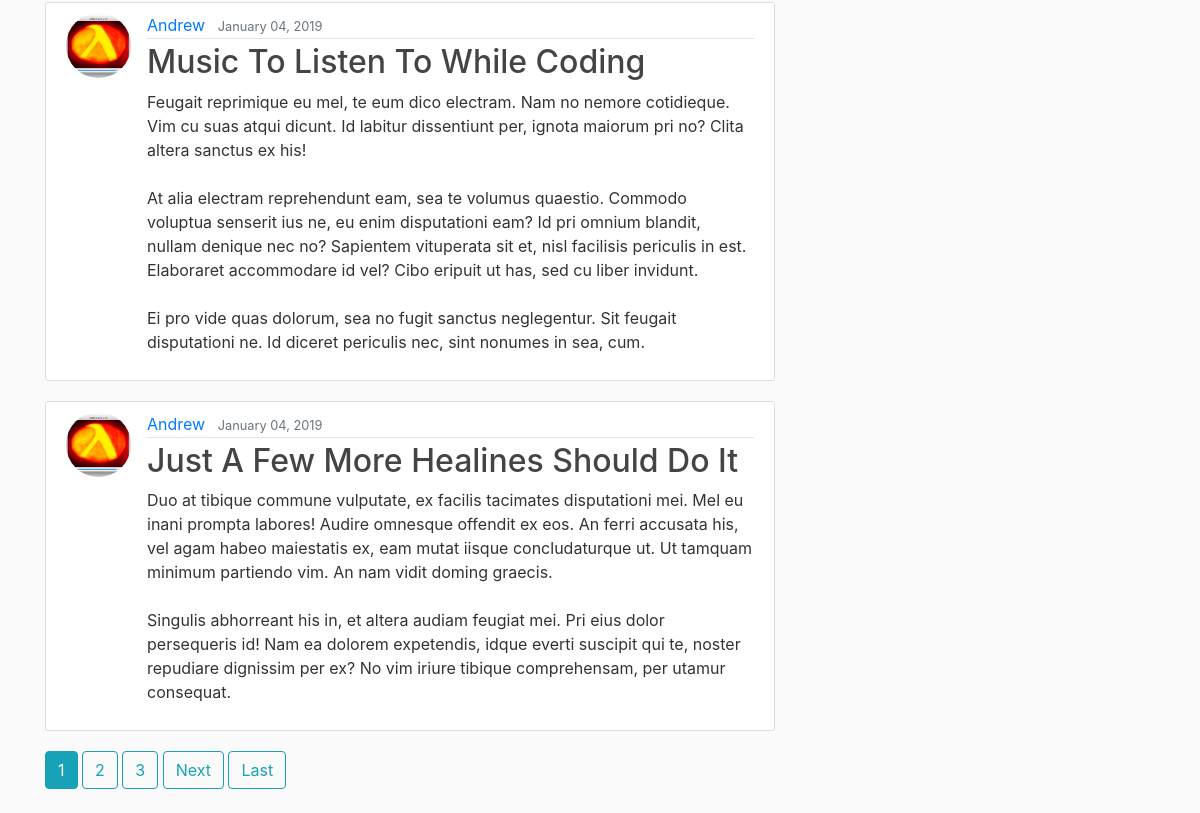
The app's page /user/Andrew (lower part), older data.
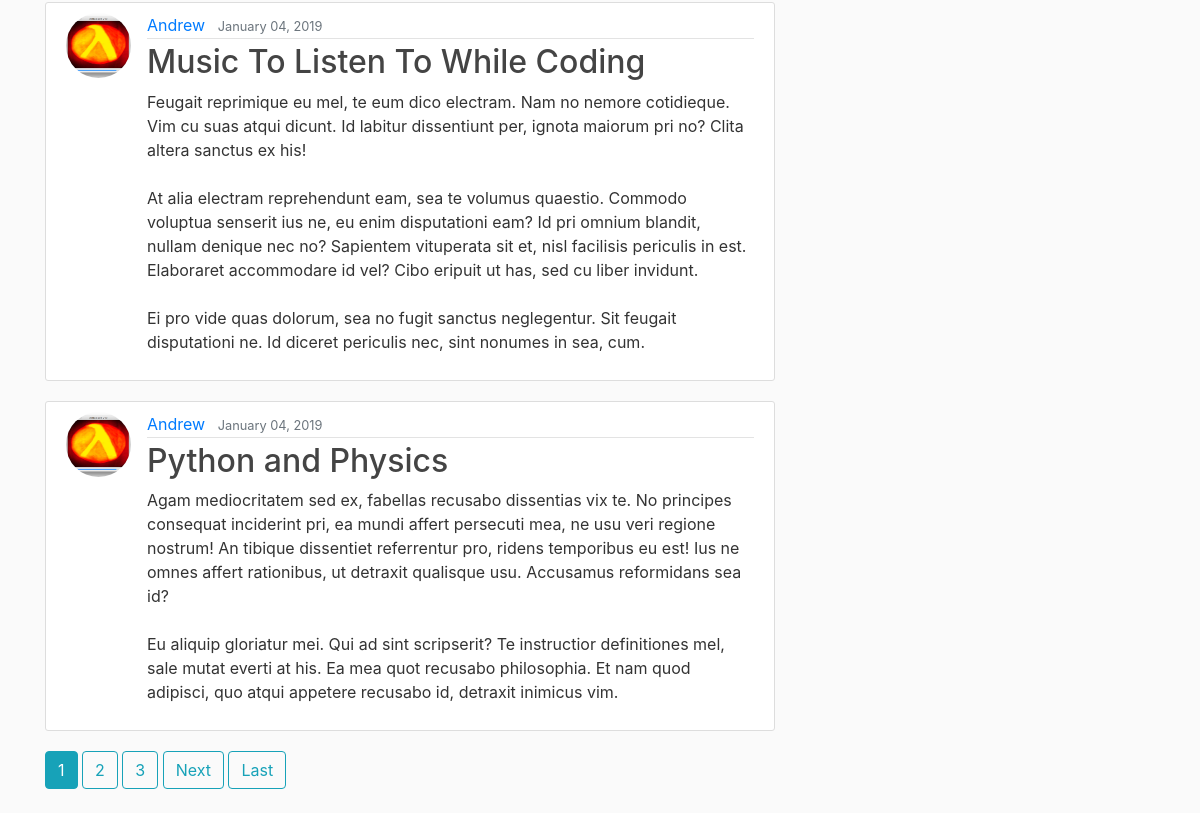
The same page, newer data.
### blog/models.py (models this page shows, shortened)
class Post(models.Model):
	title = models.CharField(max_length=100)
	content = models.TextField()
	date_posted = models.DateTimeField(default=timezone.now)
	author = models.ForeignKey(User, on_delete=models.CASCADE)

### users/models.py (models this page shows, shortened)
class Profile(models.Model):
	user = models.OneToOneField(User, on_delete=models.CASCADE)
	image = models.ImageField(default='default.jpg', upload_to='profile_pics')

### blog/views.py (the view)
# urls.py: path('user/<str:username>', UserPostListView.as_view(), name='user-posts'),
class UserPostListView(ListView):
	model = Post
	template_name = 'blog/user_posts.html' 	# <app>/<model>_<viewtype>.html
	context_object_name = 'posts'       # the equivalent of "context"
	paginate_by = 5
	def get_queryset(self):
		user = get_object_or_404(User, username=self.kwargs.get('username'))
		return Post.objects.filter(author=user).order_by('-date_posted')

### blog/templates/blog/user_posts.html (shortened to what this page needs)
{% extends "blog/base.html" %}
{% block content %}
	{% for post in posts %}
		<article class="media content-section">
			<img class="rounded-circle article-img" src="{{ post.author.profile.image.url }}">
		  	<div class="media-body">
		    	<div class="article-metadata">
		      		<a class="mr-2" href="{% url 'user-posts' post.author.username %}">{{ post.author }}</a>
		      		<small class="text-muted">{{ post.date_posted|date:"F d, Y" }}</small>
		    	</div>
		    	<h2><a class="article-title" href="{% url 'post-detail' post.id %}"> {{ post.title }}</a></h2>
		    	<p class="article-content">{{ post.content }}</p>
		  	</div>
		</article>
	{% endfor %}
	{% if is_paginated %}
		{% for num in page_obj.paginator.page_range %}
			{% if page_obj.number == num %}
				<a class="btn btn-info mb-4" href="?page={{ num }}">{{ num }}</a>
			{% elif num > page_obj.number|add:'-3' and num < page_obj.number|add:'3'%}
				<a class="btn btn-outline-info mb-4" href="?page={{ num }}">{{ num }}</a>
			{% endif %}
		{% endfor %}
		{% if page_obj.has_next %}
			<a class="btn btn-outline-info mb-4" href="?page={{ page_obj.next_page_number }}">Next</a>
			<a class="btn btn-outline-info mb-4" href="?page={{ page_obj.paginator.num_pages }}">Last</a>
		{% endif %}
	{% endif %}
{% endblock content %}

### blog/templates/blog/base.html (shortened to what this page needs)
{% load static %}
<!DOCTYPE html>
<html>
<head>
    <link rel="stylesheet" href="https://maxcdn.bootstrapcdn.com/bootstrap/4.0.0/css/bootstrap.min.css">
	<link rel="stylesheet" type="text/css" href="{% static 'blog/main.css' %}">
</head>
<body>
	<main role="main" class="container">
	  <div class="row">
	    <div class="col-md-8">
	      	{% block content %}{% endblock %}
	    </div>
	    <div class="col-md-4">
	    	</div>
	  	</div>
	</main>
</body>
</html>

### blog/static/blog/main.css (style rules this page uses)
body { background: #fafafa; color: #333333; margin-top: 5rem; }
h1, h2, h3, h4, h5, h6 { color: #444444; }
.content-section { background: #ffffff; padding: 10px 20px; border: 1px solid #dddddd; border-radius: 3px; margin-bottom: 20px; }
.article-title { color: #444444; }
.article-content { white-space: pre-line; }
.article-img { height: 65px; width: 65px; margin-right: 16px; }
.article-metadata { padding-bottom: 1px; margin-bottom: 4px; border-bottom: 1px solid #e3e3e3 }

Row changes from the older to the newer data that the page shows:
no longer on this page (row edited): Post: author.profile.image (picture), author "Andrew", date_posted "January 04, 2019", title "Just A Few More Healines Should Do It", content "Duo at tibique commune vulputate, ex facilis tacimates disputationi mei. Mel eu inani prompta labores! Audire omnesque offendit ex eos. An ferri accusata his, vel agam habeo maiestatis ex, eam mutat iisque concludaturque ut. Ut tamquam minimum partiendo vim. An nam vidit doming graecis. Singulis abhorreant his in, et altera audiam feugiat mei. Pri eius dolor persequeris id! Nam ea dolorem expetendis, idque everti suscipit qui te, noster repudiare dignissim per ex? No vim iriure tibique comprehensam, per utamur consequat."
now on this page (row unchanged): Post: author.profile.image (picture), author "Andrew", date_posted "January 04, 2019", title "Python and Physics", content "Agam mediocritatem sed ex, fabellas recusabo dissentias vix te. No principes consequat inciderint pri, ea mundi affert persecuti mea, ne usu veri regione nostrum! An tibique dissentiet referrentur pro, ridens temporibus eu est! Ius ne omnes affert rationibus, ut detraxit qualisque usu. Accusamus reformidans sea id? Eu aliquip gloriatur mei. Qui ad sint scripserit? Te instructior definitiones mel, sale mutat everti at his. Ea mea quot recusabo philosophia. Et nam quod adipisci, quo atqui appetere recusabo id, detraxit inimicus vim."
